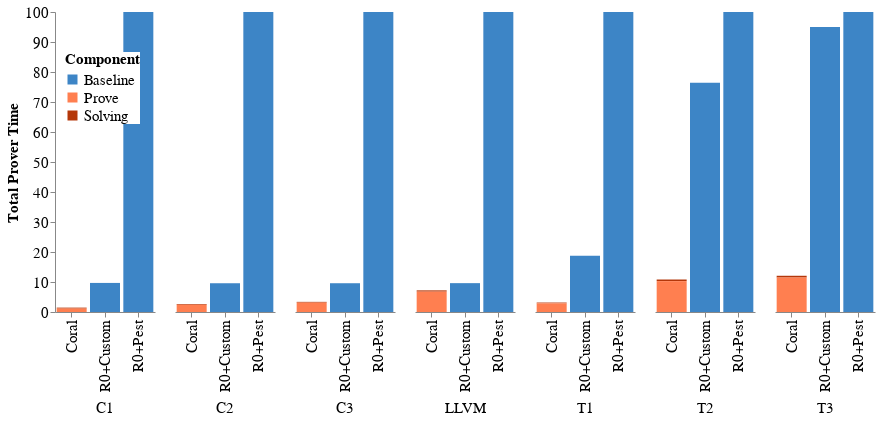

Source (notebook cell):
### Code cell
# chart = 
alt.Chart(df).mark_bar(clip=True).encode(

    # tell Altair which field to group columns on
    x=alt.X('Setup:N', title=None),

    # tell Altair which field to use as Y values and how to calculate
    y=alt.Y('sum(val):Q',
        axis=alt.Axis(
            grid=False,
            title="Total Prover Time")).scale(domain=(0,100)),

    # tell Altair which field to use to use as the set of columns to be  represented in each group
    column=alt.Column('Name:N', title=None, sort=['C2','C1','C3','LLVM', 'T1','T2','T3'],
                     header=alt.Header(titleFontSize=200, titleOrient='bottom', labelOrient='bottom',labelFontSize=15)),
    order=alt.Order(
      # Sort the segments of the bars by this field
      'val',
      sort='descending'
    ),
    # tell Altair which field to use for color segmentation 
    color=alt.Color('Component:N',
            scale=alt.Scale(
                # make it look pretty with an enjoyable color pallet
                range=['#3d85c6', '#FF7F50','#b43709',"#d74814"],
            ),
        ))\
    .configure_view(
        # remove grid lines around column clusters
        strokeOpacity=0    
    ).configure_axis(
    labelFontSize=15,
    titleFontSize=15
).configure_legend(
     titleFontSize=15,
    labelFontSize=15,
            fillColor='white',
    orient = 'none', 
    legendX = 10,
    legendY = 40,
).properties(
    width=100,
    height=300
)
# chart.save("app_comp.pdf")

### Figure 1 — Vega-Lite specification as saved in the notebook (floating-point values rounded to 4 significant figures)
{"config": {"view": {"continuousWidth": 300, "continuousHeight": 300, "strokeOpacity": 0}, "axis": {"labelFontSize": 15, "titleFontSize": 15}, "legend": {"fillColor": "white", "labelFontSize": 15, "legendX": 10, "legendY": 40, "orient": "none", "titleFontSize": 15}}, "data": {"name": "data-a5744a03f7f09cabbac801025b81e68d"}, "mark": {"type": "bar", "clip": true}, "encoding": {"color": {"field": "Component", "scale": {"range": ["#3d85c6", "#FF7F50", "#b43709", "#d74814"]}, "type": "nominal"}, "column": {"field": "Name", "header": {"labelFontSize": 15, "labelOrient": "bottom", "titleFontSize": 200, "titleOrient": "bottom"}, "sort": ["C2", "C1", "C3", "LLVM", "T1", "T2", "T3"], "title": null, "type": "nominal"}, "order": {"field": "val", "sort": "descending", "type": "quantitative"}, "x": {"field": "Setup", "title": null, "type": "nominal"}, "y": {"aggregate": "sum", "axis": {"grid": false, "title": "Total Prover Time"}, "field": "val", "scale": {"domain": [0, 100]}, "type": "quantitative"}}, "height": 300, "width": 100, "$schema": "https://vega.github.io/schema/vega-lite/v5.20.1.json", "datasets": {"data-a5744a03f7f09cabbac801025b81e68d": [{"val": 1.226, "Name": "C1", "Component": "Prove", "Setup": "Coral"}, {"val": 2187.0, "Name": "C1", "Component": "Baseline", "Setup": "R0+Pest"}, {"val": 9.69, "Name": "C1", "Component": "Baseline", "Setup": "R0+Custom"}, {"val": 0.2297, "Name": "C1", "Component": "Solving", "Setup": "Coral"}, {"val": 3765.0, "Name": "C2", "Component": "Baseline", "Setup": "R0+Pest"}, {"val": 9.587, "Name": "C2", "Component": "Baseline", "Setup": "R0+Custom"}, {"val": 0.2474, "Name": "C2", "Component": "Solving", "Setup": "Coral"}, {"val": 2.401, "Name": "C2", "Component": "Prove", "Setup": "Coral"}, {"val": 0.2639, "Name": "C3", "Component": "Solving", "Setup": "Coral"}, {"val": 3.116, "Name": "C3", "Component": "Prove", "Setup": "Coral"}, {"val": 9.59, "Name": "C3", "Component": "Baseline", "Setup": "R0+Custom"}, {"val": 3765.0, "Name": "C3", "Component": "Baseline", "Setup": "R0+Pest"}, {"val": 9.618, "Name": "LLVM", "Component": "Baseline", "Setup": "R0+Custom"}, {"val": 6.851, "Name": "LLVM", "Component": "Prove", "Setup": "Coral"}, {"val": 0.3629, "Name": "LLVM", "Component": "Solving", "Setup": "Coral"}, {"val": 3765.0, "Name": "LLVM", "Component": "Baseline", "Setup": "R0+Pest"}, {"val": 2322.0, "Name": "T1", "Component": "Baseline", "Setup": "R0+Pest"}, {"val": 0.2614, "Name": "T1", "Component": "Solving", "Setup": "Coral"}, {"val": 2.89, "Name": "T1", "Component": "Prove", "Setup": "Coral"}, {"val": 18.77, "Name": "T1", "Component": "Baseline", "Setup": "R0+Custom"}, {"val": 3424.0, "Name": "T2", "Component": "Baseline", "Setup": "R0+Pest"}, {"val": 0.5375, "Name": "T2", "Component": "Solving", "Setup": "Coral"}, {"val": 10.29, "Name": "T2", "Component": "Prove", "Setup": "Coral"}, {"val": 76.42, "Name": "T2", "Component": "Baseline", "Setup": "R0+Custom"}, {"val": 3644.0, "Name": "T3", "Component": "Baseline", "Setup": "R0+Pest"}, {"val": 0.5944, "Name": "T3", "Component": "Solving", "Setup": "Coral"}, {"val": 11.48, "Name": "T3", "Component": "Prove", "Setup": "Coral"}, {"val": 95.04, "Name": "T3", "Component": "Baseline", "Setup": "R0+Custom"}]}}
